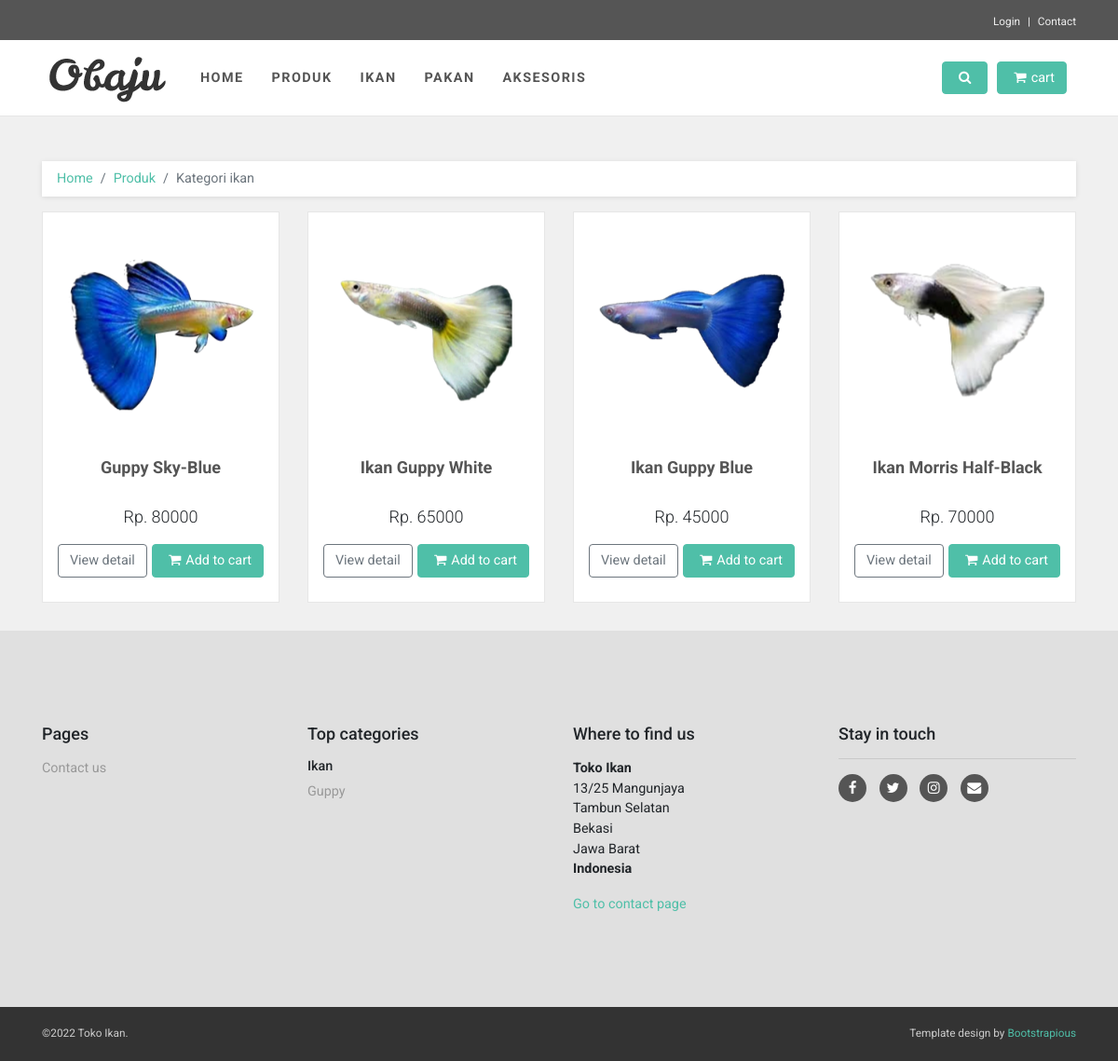
The page /produk/kategori/ikan on the database as committed earlier.
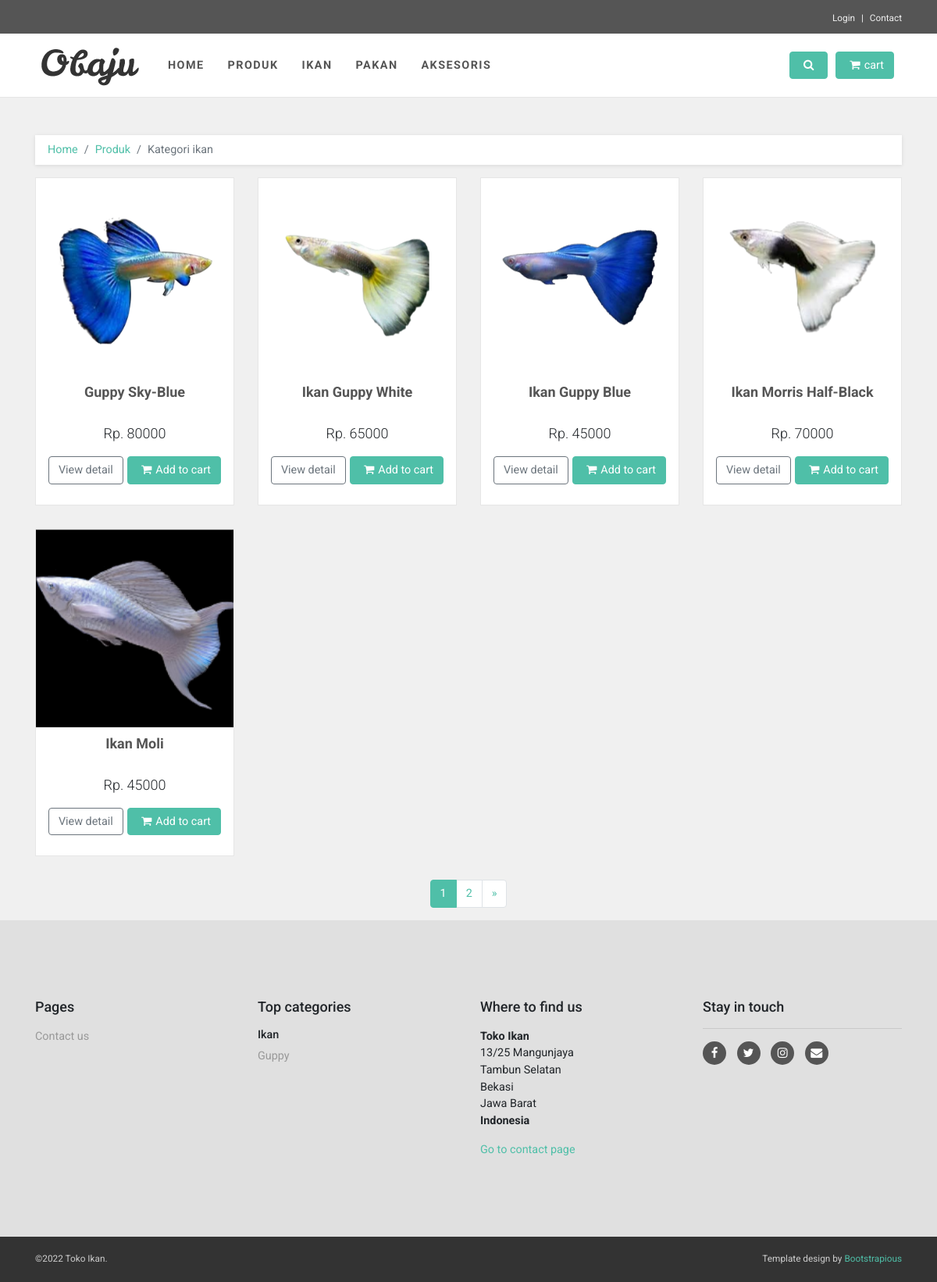
The same page on the database as committed later.
### tables this page shows
CREATE TABLE `submenu` (
  `submenu_id` int(11) NOT NULL,
  `menu_id` int(1) NOT NULL,
  `judul` varchar(128) NOT NULL,
  `url` varchar(128) NOT NULL
);

CREATE TABLE `produk` (
  `produk_id` int(11) NOT NULL,
  `nama_produk` varchar(255) NOT NULL,
  `kategori` varchar(255) NOT NULL,
  `harga` int(13) NOT NULL,
  `deskripsi` text NOT NULL,
  `stok` int(255) NOT NULL,
  `image` varchar(255) NOT NULL
);

### index.php (called while the page is built, shortened)
<?php
require_once BASEPATH.'core/CodeIgniter.php';

### application/models/Model_Produk.php (called while the page is built, shortened)
<?php
class Model_Produk extends CI_Model
{
    public function select_like($col, $val)
    {
        $this->db->like($col, $val);
        $query = $this->db->get('produk');
        return $query;
    }
    function select_menu()
    {
        $this->db->where('menu_id', 2);
        $query = $this->db->get('submenu')->result_array();
        return $query;
    }
    function select_submenu()
    {
        $this->db->where('menu_id', 3);
        $query = $this->db->get('submenu')->result_array();
        return $query;
    }
}

### application/views/produk.php (the view, shortened to what this page needs)
<div class="col-lg-12">
    <div class="row products">
        <?php
        foreach ($produk as $prod) {
        ?>
            <div class="col-lg-3 col-md-4">
                <div class="product">
                    <div class="flip-container">
                        <div class="flipper">
                            <div class="front"><a href="<?= base_url(); ?>produk/detail/<?= $prod->produk_id; ?>"><img src="<?= base_url(); ?>assets/img/<?= $prod->image; ?>" alt="<?= $prod->deskripsi; ?>" class="img-fluid"></a></div>
                        </div>
                    </div><a href="<?= base_url(); ?>produk/detail/<?= $prod->produk_id; ?>" class="invisible"><img src="<?= base_url(); ?>assets/img/<?= $prod->image; ?>" alt="" class="img-fluid"></a>
                    <div class="text">
                        <h3><a href="<?= base_url(); ?>produk/detail/<?= $prod->produk_id; ?>" id="sort-nama" data-order='ASC'><?= $prod->nama_produk; ?></a></h3>
                        <p class="price">
                            <del></del>Rp. <?= $prod->harga; ?>
                        </p>
                        <p class="buttons"><a href="<?= base_url(); ?>produk/detail/<?= $prod->produk_id; ?>" class="btn btn-outline-secondary">View detail</a><a href="<?= base_url(); ?>basket/addCart/<?= $prod->produk_id; ?>" class="btn btn-primary"><i class="fa fa-shopping-cart"></i>Add to cart</a></p>
                    </div>
                </div>
            </div>
        <?php } ?>
    </div>
    <div class="pages">
        <?php echo $this->pagination->create_links(); ?>
    </div>
</div>
</div>
</div>
</div>
</div>

### application/views/templates/header.php (shortened to what this page needs)
<!DOCTYPE html>
<html>
<head>
    <link rel="stylesheet" href="<?= base_url(); ?>assets/vendor/bootstrap/css/bootstrap.min.css">
    <link rel="stylesheet" href="<?= base_url(); ?>assets/vendor/font-awesome/css/font-awesome.min.css">
    <link rel="stylesheet" href="<?= base_url(); ?>assets/vendor/owl.carousel/assets/owl.carousel.css">
    <link rel="stylesheet" href="<?= base_url(); ?>assets/vendor/owl.carousel/assets/owl.theme.default.css">
    <link rel="stylesheet" href="<?= base_url(); ?>assets/css/style.default.css" id="theme-stylesheet">
    <link rel="stylesheet" href="<?= base_url(); ?>assets/css/custom.css">
</head>
<body id="all">
    <header class="header mb-5">
        <div id="top">
            <div class="container">
                <div class="row">
                    <div class="col-lg-12 text-end text-lg-right">
                        <ul class="menu list-inline mb-0">
                            <li class="list-inline-item"><a href="#" data-toggle="modal" data-target="#login-modal">Login</a></li>
                            <li class="list-inline-item"><a href="<?= base_url('contact'); ?>">Contact</a></li>
                        </ul>
                    </div>
                </div>
            </div>
        </div>
        <nav class="navbar navbar-expand-lg">
            <div class="container"><a href="<?= base_url('home'); ?>" class="navbar-brand home"><img src="<?= base_url(); ?>assets/img/logo.png" alt="Obaju logo" class="d-none d-md-inline-block"></a>
                <div id="navigation" class="collapse navbar-collapse">
                    <ul class="navbar-nav mr-auto">
                        <?php foreach ($menu as $result) : ?>
                            <li class="nav-item"><a href="<?= base_url(); ?><?= $result['url']; ?>" class="nav-link"><?= $result['judul']; ?></a></li>
                        <?php endforeach; ?>
                </div>
                <div class="navbar-buttons d-flex justify-content-end">
                    <a data-toggle="collapse" href="#search" class="btn navbar-btn btn-primary d-none d-lg-inline-block"><i class="fa fa-search"></i></a>
                    <div id="basket-overview" class="navbar-collapse collapse d-none d-lg-block"><a href="<?= base_url('basket'); ?>" class="btn btn-primary navbar-btn"><i class="fa fa-shopping-cart"></i><span>cart</span></a></div>
                </div>
            </div>
        </nav>
    </header>

Rows that differ between the two databases and show on the page:
added produk: image (picture), nama_produk "Ikan Moli", harga "45000"
Other text that changed with them:
$this->pagination->create_links(): (not shown) → "1 2 »"
